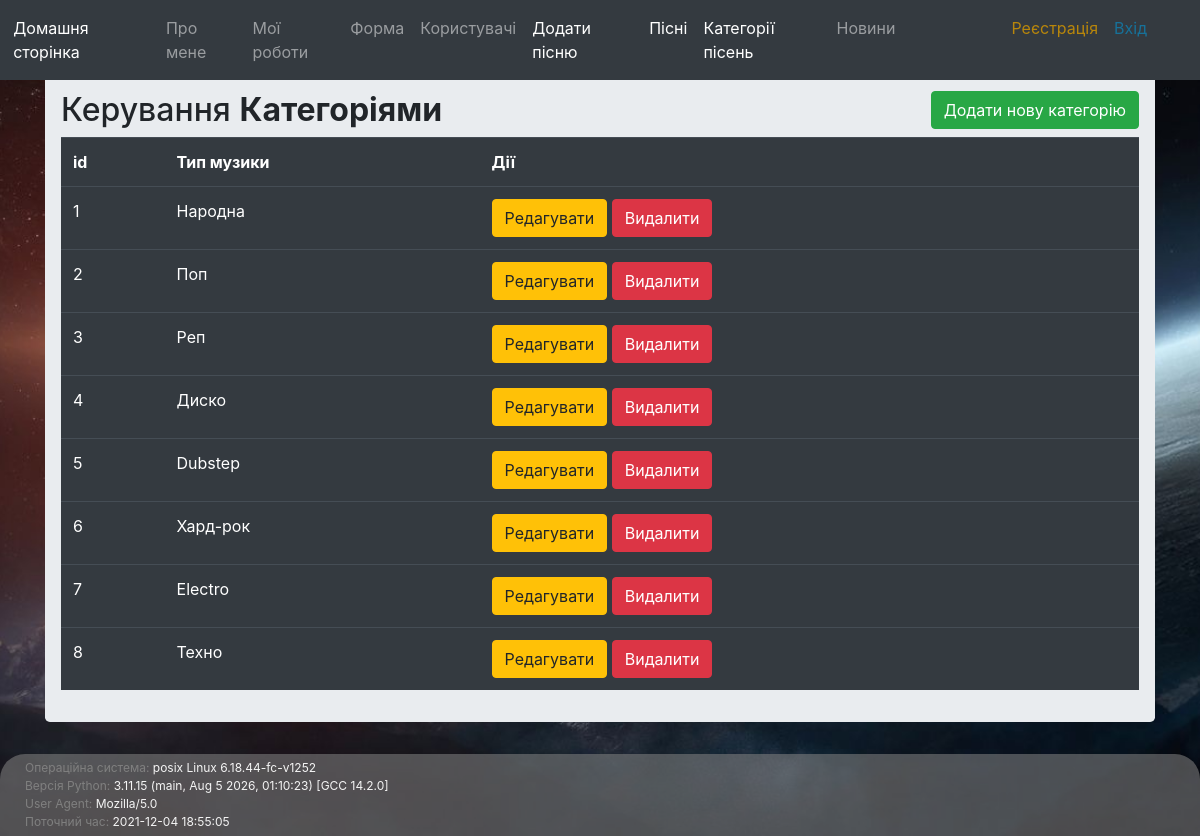
The page /songs/catacrcrud on the database its author committed.
### app/songs/models.py (models this page shows)
class categorysong(db.Model):
    id = db.Column(db.Integer, primary_key=True)
    musicType = db.Column(db.String(50), nullable=False)
    songs = db.relationship('Songs', backref='category', lazy=True)

### app/songs/views.py (the view)
@songs_blueprint.route('/catacrcrud', methods=['GET', 'POST'])
def category_crud():
    form = CategoryForm()
    if form.validate_on_submit():
        category = categorysong(musicType=form.name.data)
        db.session.add(category)
        db.session.commit()
        flash('Категорія добавленна успішно!', category='success')
        return redirect(url_for('.category_crud'))
    categories = categorysong.query.all()
    return render_template('category_crud.html', categories=categories, form=form, data=getFooterData())

### app/songs/getFunctions.py (called while the page is built)
def getFooterData():
    OS_info = os.name + " " + platform.system() + " " + platform.release()
    current_datetime = datetime.now()
    userAgent = request.headers.get('User-Agent')
    pythonVersion = sys.version
    return [OS_info, pythonVersion, userAgent, current_datetime]

### app/songs/templates/songs/category_crud.html (shortened to what this page needs)
{% from "_render_field.html" import render_field %}
{% extends "baseTemplate.html" %}
{%block content %}
    <div class="container">
    <div class="row">
        <div class="col md-12">
            <div class="jumbotron p-3">
                <h2>Керування <b>Категоріями</b>
                    <button type="button" class="btn btn-success float-right" data-bs-toggle="modal" data-bs-target="#mymodal">
                        Додати нову категорію
                    </button>
                </h2>
                <table class="table table-hover table-dark">
                    <tr>
                        <th>id</th>
                        <th>Тип музики</th>
                        <th>Дії</th>
                    </tr>
                    {% for category in categories %}
                    <tr>
                        <td>{{category.id}}</td>
                        <td>{{category.musicType}}</td>
                        <td>
                            <a href="{{ url_for('songs.update_category', id=category.id) }}"
                               class="btn btn-warning btn-xs" data-bs-toggle="modal"
                               data-bs-target="#modaledit{{category.id}}">Редагувати</a>
                            <a href="{{ url_for('songs.delete_category', id=category.id) }}"
                               class="btn btn-danger btn-xs"
                               onclick="return confirm('Ви впевнені, що бажаєте видалити даний запис?')">Видалити</a>
                        </td>
                    </tr>
                    {% endfor %}
                </table>
            </div>
        </div>
    </div>
</div>
{% endblock %}

### app/static/css/main.css (style rules this page uses)
body { height: 100%; background: url('../images/fon2.jpg') no-repeat fixed center center; -webkit-background-size: cover; -moz-background-size: cover; -o-background-size: cover; background-size: cover; }

### rows shown on the page
categorysong: id "1", musicType "Народна"
categorysong: id "2", musicType "Поп"
categorysong: id "3", musicType "Реп"
categorysong: id "4", musicType "Диско"
categorysong: id "5", musicType "Dubstep"
categorysong: id "6", musicType "Хард-рок"
categorysong: id "7", musicType "Electro"
categorysong: id "8", musicType "Техно"

### other values the page prints
{{ data[0] }} "posix Linux 6.18.44-fc-v1252"
{{ data[1] }} "3.11.15 (main, Aug 5 2026, 01:10:23) [GCC 14.2.0]"
{{ data[2] }} "Mozilla/5.0"
{{ data[3] }} "2021-12-04 18:55:05"
